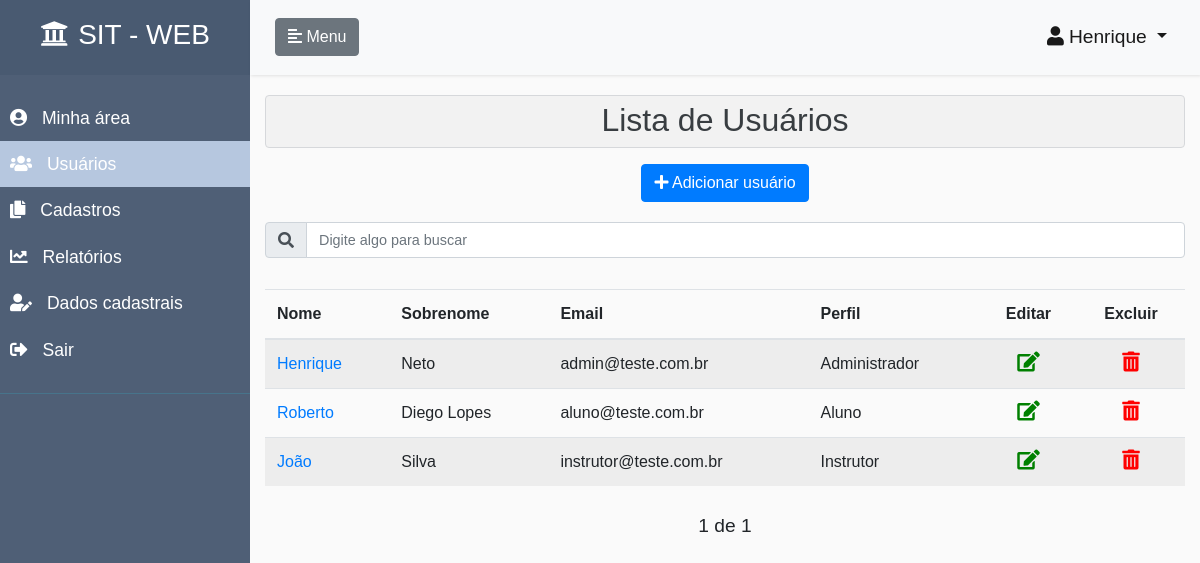
Page /accounts/lista-usuarios/ (signed in) on the committed database.
### accounts/models.py (models this page shows, shortened)
class CustomUser(AbstractUser):
    ALUNO = 1
    INSTRUTOR = 2
    ADMINISTRADOR = 3
    PERFIS = (
        (ALUNO, 'Aluno'),
        (INSTRUTOR, 'Instrutor'),
        (ADMINISTRADOR, 'Administrador'),
    )
    email = models.EmailField(unique=True)
    username = models.CharField(
        max_length=150,
        null=True,
        blank=True,
    )
    perfil = models.PositiveSmallIntegerField(
        choices=PERFIS,
        null=True,
        blank=True
    )
    REQUIRED_FIELDS = []
    USERNAME_FIELD = 'email'
    def tem_perfil_administrador(self):
        if self.perfil == self.ADMINISTRADOR or self.is_staff:
            return True
        return False

### accounts/views.py (the view)
# urls.py: path('lista-usuarios/', listaUsuariosView, name='lista-usuarios'),
@login_required
def listaUsuariosView(request):
    perfil_administrador = False
    if request.user.tem_perfil_administrador():
        perfil_administrador = True
        tituloPagina = "Lista de usuários"
        try:
            search = request.GET.get('search')
        except:
            search = None
        if search:
            search_fields = ['first_name', 'last_name', 'email']
            filtro = reduce(or_, [Q(**{'{}__icontains'.format(f): search})
                                  for f in search_fields], Q())
            objetos = CustomUser.objects.filter(filtro)
            objetos = objetos.filter(
                Q(perfil=1) | Q(perfil=2) | Q(perfil=3)
            ).order_by('username')
        else:
            lista_objetos = CustomUser.objects.all().order_by('username')
            lista_objetos = lista_objetos.filter(
                Q(perfil=1) | Q(perfil=2) | Q(perfil=3)
            )
            paginator = Paginator(lista_objetos, 10)
            page = request.GET.get('page')
            objetos = paginator.get_page(page)
        nao_tem_objetos = False
        if len(objetos) == 0:
            nao_tem_objetos = True
        nome_template = 'usuarios-lista.html'
        if request.is_ajax():
            nome_template = 'usuarios-lista-conteudo.html'
        return render(
            request,
            nome_template,
            {
                'objetos': objetos,
                'tituloPagina': tituloPagina,
                'perfil_administrador': perfil_administrador,
                'nao_tem_objetos': nao_tem_objetos,
                'menu_inicio': False,
                'menu_meus_cursos': False,
                'menu_cadastros': False,
                'menu_relatorios': False,
                'menu_usuarios': True,
                'menu_dados_cadastrais': False,
            }
        )
    else:
        return trata_usuario_sem_permissao(request)

### accounts/templates/usuarios-lista.html (shortened to what this page needs)
{% extends 'pagina-inicial.html' %}
{% block content_page %}
    <div class="col-12 list-div">
        <div class="alert alert-secondary" role="alert" style="background-color: rgba(0,0,0,.03); padding: 0;">
            <h2 class="text-center" style="margin-top: 5px;">Lista de Usuários</h2>
        </div>
        <div class="btn-toolbar justify-content-between" role="toolbar" aria-label="Toolbar with button groups">
            <div class="col text-center" style="margin-top: 0px; margin-bottom: 5px;">
              <a href="/accounts/novo-usuario/" class="btn btn-primary" role="button" title="Adiciona um novo usuário">
                  <i class="fas fa-plus class-icone-button"></i>
                      Adicionar usuário
              </a>
            </div>
        </div>
        <div class="col-12 search-div">
            <form method="GET" id="search-form">
                    <div class="input-group mb-3">
                        <div class="input-group-prepend">
                            <span class="input-group-text" id="basic-addon1"><i class="fas fa-search" id="teste"></i></span>
                        </div>
                        <input class="form-control" type="text" id="search" name="search"
                               placeholder="Digite algo para buscar"
                               value="{{ request.GET.search }}"
                               style="font-size: 0.9rem"
                               title="Informe qualquer caracteristica de um curso para filtrar">
                    </div>
            </form>
        </div>
        {% if nao_tem_objetos == False %}
        <div class="container-pesquisa">
            {% include  'usuarios-lista-conteudo.html' %}
        </div>
            <div class="pagination" style="margin-top: 10px;">
                <span class="step-links">
                    <div class="btn-toolbar justify-content-between" role="toolbar" aria-label="Toolbar with button groups">
                        <span>
                            {% if objetos.paginator.num_pages %}
                            <span class="current" style="font-size: 1.2rem;">
                                {{ objetos.number }} de {{ objetos.paginator.num_pages }}
                            </span>
                            {% endif %}
                        </span>
                    </div>
                </span>
            </div>
        {% else %}
            <h5 class="text-center" style="margin-top: 20px;">Sem cadastros a serem exibidos</h5>
        {% endif %}
    </div>
{% endblock %}

### templates/pagina-inicial.html (shortened to what this page needs)
{% extends  'base.html' %}
{% load static %}
{% load crispy_forms_tags %}
{% block head %}
    <link rel="stylesheet" href="{% static 'css/styles.css' %}">
{% endblock %}
{% block body %}
<body>
    <div class="wrapper">
        <nav id="sidebar">
            <div class="sidebar-header">
                <h3><a href="/" style="color: white;"><i class="fas fa-university class-icone" style="margin-right: 10px;  margin-top: 5px;"></i>SIT - WEB</a></h3>
            </div>
            <ul class="list-unstyled components">
                {% if menu_inicio == True %}
                <li class="active">
                    <a class="class-link" href="/area-usuario" title="Acessa área do usuário">
                        <i class="fas fa-user-circle class-icon"></i>
                        Minha área
                    </a>
                </li>
                {% else%}
                <li>
                    <a class="class-link" href="/area-usuario" title="Acessa área do usuário">
                        <i class="fas fa-user-circle class-icon"></i>
                        Minha área
                    </a>
                </li>
                {% endif %}
                {% if perfil_administrador == True %}
                    {% if menu_usuarios == True %}
                    <li class="active">
                    {% else %}
                    <li>
                    {% endif %}
                        <a class="class-link" href="/accounts/lista-usuarios" title="Acessa gerência de usuários">
                            <i class="fas fa-users class-icon"></i>
                            Usuários
                        </a>
                    </li>
                {% endif %}
                {% if perfil_administrador == True or perfil_instrutor == True %}
                    {% if menu_cadastros == True %}
                    <li class="active">
                    {% else %}
                    <li>
                    {% endif %}
                        <a class="class-link" href="/cadastros-conteudos" title="Acessa cadastros de conteúdos">
                            <i class="fas fa-copy class-icon"></i>
                            Cadastros
                        </a>
                    </li>
                {% endif %}
                {% if menu_relatorios == True %}
                <li class="active">
                    <a class="class-link" href="/relatorio-acompanhamento/"  title="Acessa relatórios de acompanhamento">
                        <i class="fas fa-chart-line class-icon"></i>
                        Relatórios
                    </a>
                </li>
                {% else%}
                <li>
                    <a class="class-link" href="/relatorio-acompanhamento/" title="Acessa relatórios de acompanhamento">
                        <i class="fas fa-chart-line class-icon"></i>
                        Relatórios
                    </a>
                </li>
                {% endif %}
                {% if menu_dados_cadastrais == True %}
                    <li class="active">
                {% else%}
                    <li>
                {% endif %}
                    <a class="class-link" href="/accounts/edit/{{ user.id }}" title="Informações de dados cadastrais do usuário">
                        <i class="fas fa-user-edit class-icon"></i>
                        Dados cadastrais
                    </a>
                </li>
                <li>
                    <a class="class-link" href="/accounts/logout" title="Realiza logout do usuário">
                        <i class="fas fa-sign-out-alt class-icon"></i>
                        Sair
                    </a>
                </li>
            </ul>
        </nav>
        <div id="content" class="container-fluid" style="padding-top: 0; padding-left: 0; padding-right: 0;">
            <nav class="navbar navbar-expand-lg navbar-light bg-light">
                <div class="container-fluid">
                    <button type="button" id="sidebarCollapse" class="btn btn-secondary">
                        <i class="fas fa-align-left"></i>
                        <span class="class-span">Menu</span>
                    </button>
                    <div class="collapse navbar-collapse" id="navbarSupportedContent">
                        <ul class="navbar-nav ml-auto">
                              <li class="nav-item active dropdown">
                                <a class="nav-link dropdown-toggle" href="#" id="navbarDropdownMenuLink" data-toggle="dropdown" aria-haspopup="true" aria-expanded="false" style="font-size: 1.2rem;">
                                  <i class="fas fa-user class-icon icone-usuario"></i>{{ user.first_name }}
                                </a>
                              </li>
                        </ul>
                    </div>
                </div>
            </nav>
            <div class="container-fluid">
                {% block content_page %}{% endblock %}
            </div>
        </div>
    </div>
</body>
{% endblock %}

### accounts/templates/usuarios-lista-conteudo.html (shortened to what this page needs)
<div style="overflow-x:auto;">
    <table class="table table-striped">
        <thead>
            <tr>
                <th scope="col">Nome</th>
                <th scope="col">Sobrenome</th>
                <th scope="col">Email</th>
                <th scope="col">Perfil</th>
                <th scope="col"><div class="text-center">Editar</div></th>
                <th scope="col"><div class="text-center">Excluir</div></th>
            </tr>
        </thead>
        <tbody>
        {% for objeto in objetos %}
            <tr>
                <td><a href="/accounts/edit/{{ objeto.id }}">{{ objeto.first_name }}</a></td>
                <td>{{ objeto.last_name }}</td>
                <td>{{ objeto.email }}</td>
                {% if objeto.perfil == 1 %}
                    <td>Aluno</td>
                {% else %}
                    {% if objeto.perfil == 2 %}
                        <td>Instrutor</td>
                    {% else %}
                        {% if objeto.perfil == 3 %}
                            <td>Administrador</td>
                        {% else %}
                            <td>-</td>
                        {% endif %}
                    {% endif %}
                {% endif %}
                <td>
                    <div class="text-center">
                        <a href="/accounts/edit/{{ objeto.id }}" title="Abre edição do usuário selecionado">
                            <i class="fas fa-edit" style="cursor: pointer; font-size: 20px; color: green;"></i>
                        </a>
                    </div>
                </td>
                <td>
                    <div class="text-center">
                        <i class="fas fa-trash-alt" style="cursor: pointer; font-size: 20px; color: red;" onclick="removeItem({{ objeto.id }}, '/accounts/remove-usuario/{{ objeto.id }}')" title="Remove o usuário selecionado"></i>
                    </div>
                </td>
            </tr>
        {% endfor %}
        </tbody>
    </table>
</div>

### static/css/styles.css (style rules this page uses)
.search-div { padding: 0px; margin-top: 15px; margin-bottom: 15px; display: inline-block; }
.list-div { padding: 0 !important; }
.fas.fa-edit, .fas.fa-arrow-right { color: green; }
.pagination { margin-bottom: 20px; }
.step-links { position: relative; margin-left: auto; margin-right: auto; }
.step-links .current { margin-left: 5px; margin-right: 5px; }
body { font-family: 'Poppins', sans-serif; background: #fafafa; }
.icone-usuario { margin-right: 5px; }
.class-link, .class-link:hover, .class-link:focus { color: inherit; text-decoration: none; transition: all 0.3s; }
.navbar { padding: 15px 10px; background: #fff; border: none; border-radius: 0; margin-bottom: 20px; box-shadow: 1px 1px 3px rgba(0, 0, 0, 0.1); }
.class-icon, .class-span { display: inline-block; }
.list-div { //margin-left: 20px; //margin-right: 20px; }
.wrapper { display: flex; align-items: stretch; }
#sidebar { min-width: 250px; max-width: 250px; background: #4f5f76; color: #fff; transition: all 0.3s; }
#sidebar ul li a { text-align: left; }
#sidebar .sidebar-header { padding: 15px; background: #495A71; text-align: center; }
#sidebar ul.components { padding: 20px 0; border-bottom: 1px solid #47748b; }
#sidebar ul li a { padding: 10px; font-size: 1.1em; display: block; }
#sidebar ul li a i { margin-right: 10px; }
#sidebar ul li.active>a, .class-link[aria-expanded="true"] { color: #fff; background: #B6C7DF; }
#content { width: 100%; padding-bottom: 20px; min-height: 100vh; transition: all 0.3s; }

### rows in the picture
CustomUser: first_name "Henrique", last_name "Neto", email "admin@teste.com.br", perfil "Administrador"
CustomUser: first_name "Roberto", last_name "Diego Lopes", email "aluno@teste.com.br", perfil "Aluno"
CustomUser: first_name "João", last_name "Silva", email "instrutor@teste.com.br", perfil "Instrutor"

### other values in the picture
{{ objetos.number }} "1"
{{ objetos.paginator.num_pages }} "1"
